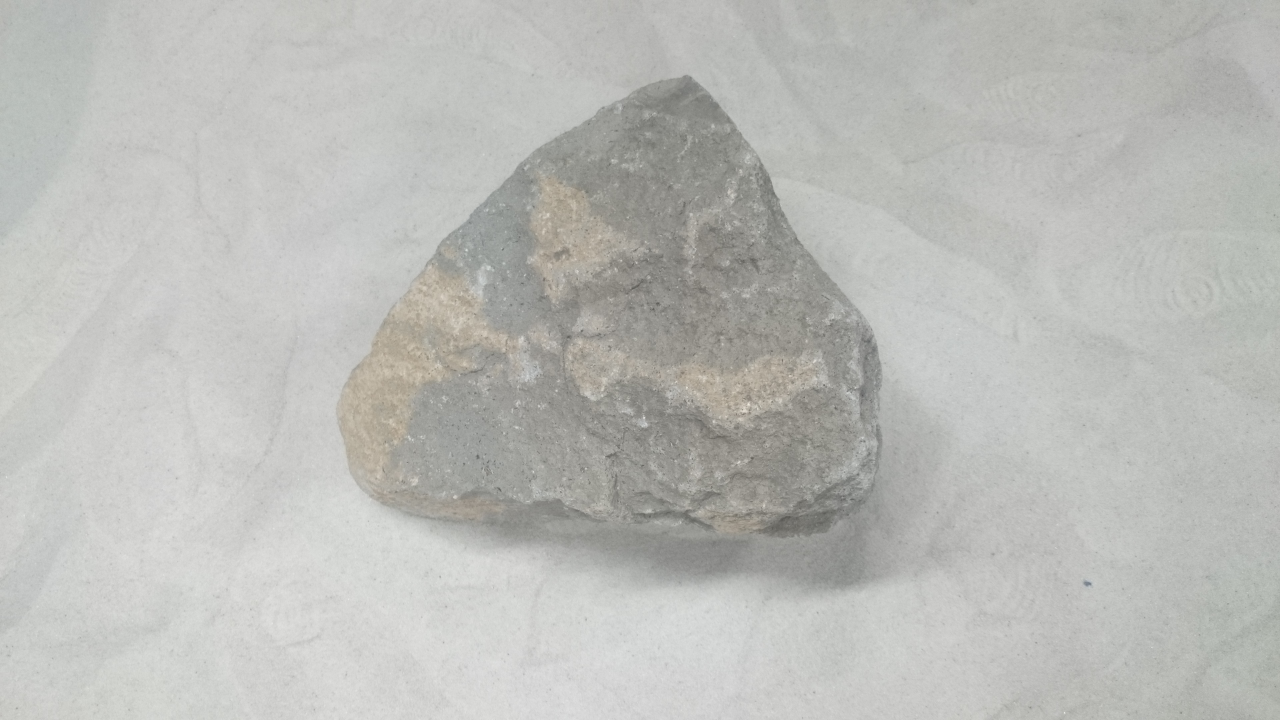
#> input picture image/rock/3.JPG, 3840 x 2160 px, given in place of spiritsol118navcam.jpg, which was not available (shown at 1/3 size)
$ python shadow.py ../../image/rock/3.JPG   (Python 2 division)
#> lines starting #> are read from the running program, lines starting #| are printed output that depends on the picture; after the words box and inside, x2 and y2 are one past the last pixel; in counts of white or black regions, pixels touching at a corner belong together; pictures that were not available may be replaced by others from this repository, and a replacement may not be noted
#> further down, img is the input picture: shape (2160, 3840, 3); mean B, G, R 184.2, 187.7, 187.1
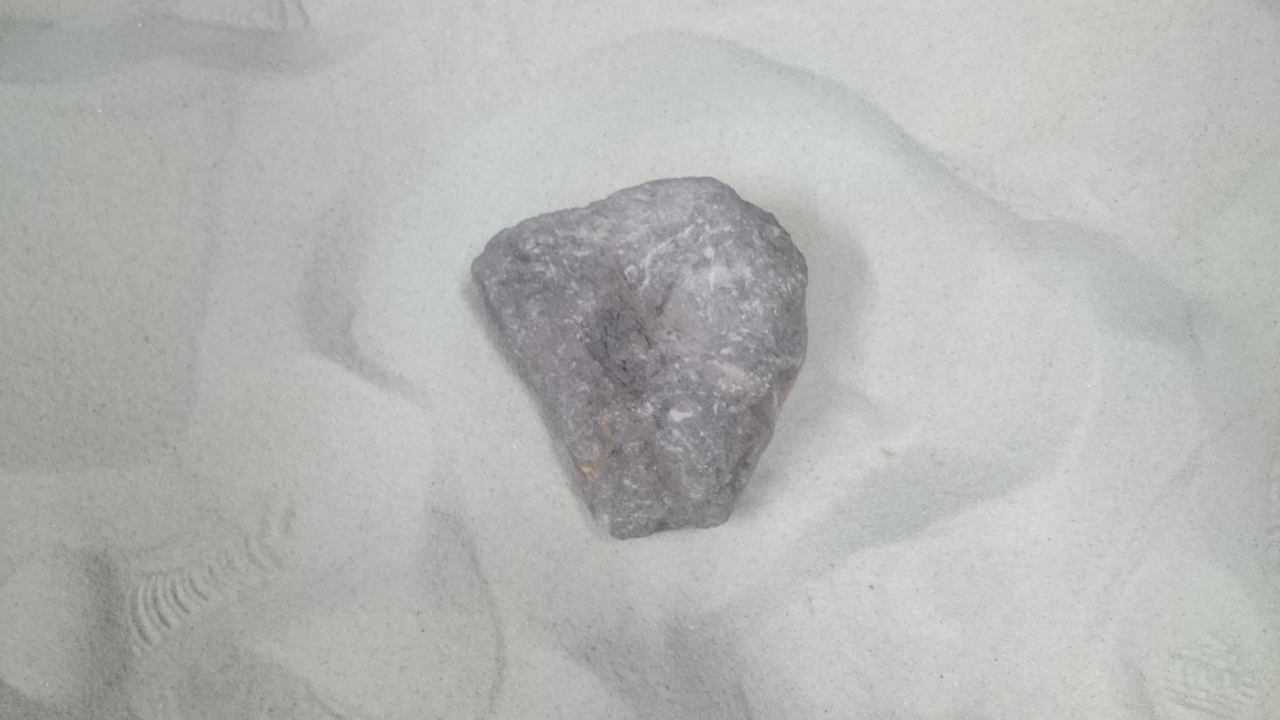
#> input picture image/rock/4.JPG, 3840 x 2160 px, given in place of dog0_screenshot_07.06.2016.png, which was not available (shown at 1/3 size)
#> further down, img2 is the input picture: shape (2160, 3840, 3); mean B, G, R 179.9, 182.4, 181
# -*- coding: utf-8 -*-
'''

Usage: $ python template.py <argv>
'''

import cv2
import numpy as np
import matplotlib.pyplot as plt
import os
import sys

class name():


    def __init__(self):

        self.value = 0

    def module1(self,img):
        '''
            処理の概要
            args :      ->
            dst  :      ->
            param:      ->
        '''


        # adap_img = cv2.adaptiveThreshold(img,100,cv2.ADAPTIVE_THRESH_MEAN_C,cv2.THRESH_BINARY,(9,9))

        g_img = cv2.cvtColor(img,cv2.COLOR_BGR2GRAY)
        cv2.imshow('g_img',g_img)
        adap_img = cv2.adaptiveThreshold(g_img, maxValue=255, adaptiveMethod=cv2.ADAPTIVE_THRESH_MEAN_C, thresholdType=cv2.THRESH_BINARY, blockSize=99, C=30)
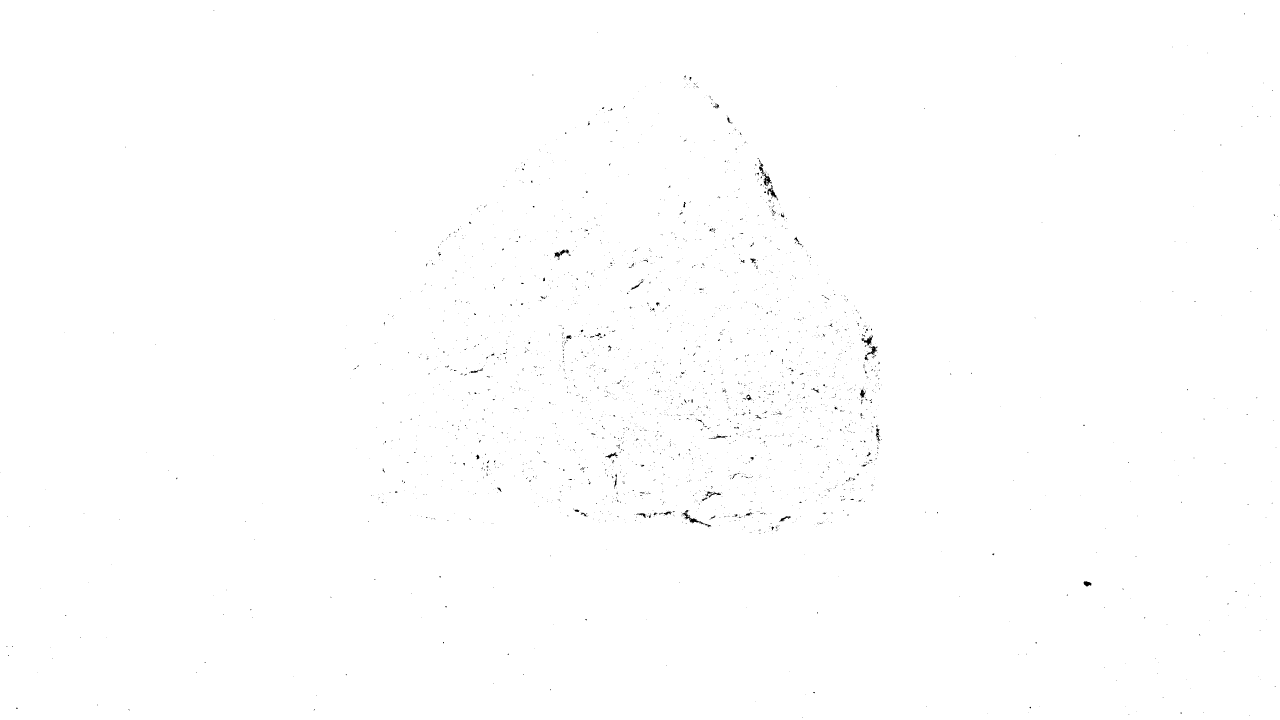
#> adap_img: shape (2160, 3840) (shown at 1/3 size); 99.8% white; black in thin lines or dots
        adap_img = 255 - adap_img
#> adap_img: shape (2160, 3840); 0.23% white in thin lines or dots
        cv2.imshow('adap',adap_img)

        print adap_img.shape
#| (2160, 3840)

        self.display_histgram(img)
        cv2.rectangle(img,(0,0),(511,100),0,-1)


        _,thresh_img = cv2.threshold(img,30,255,1)
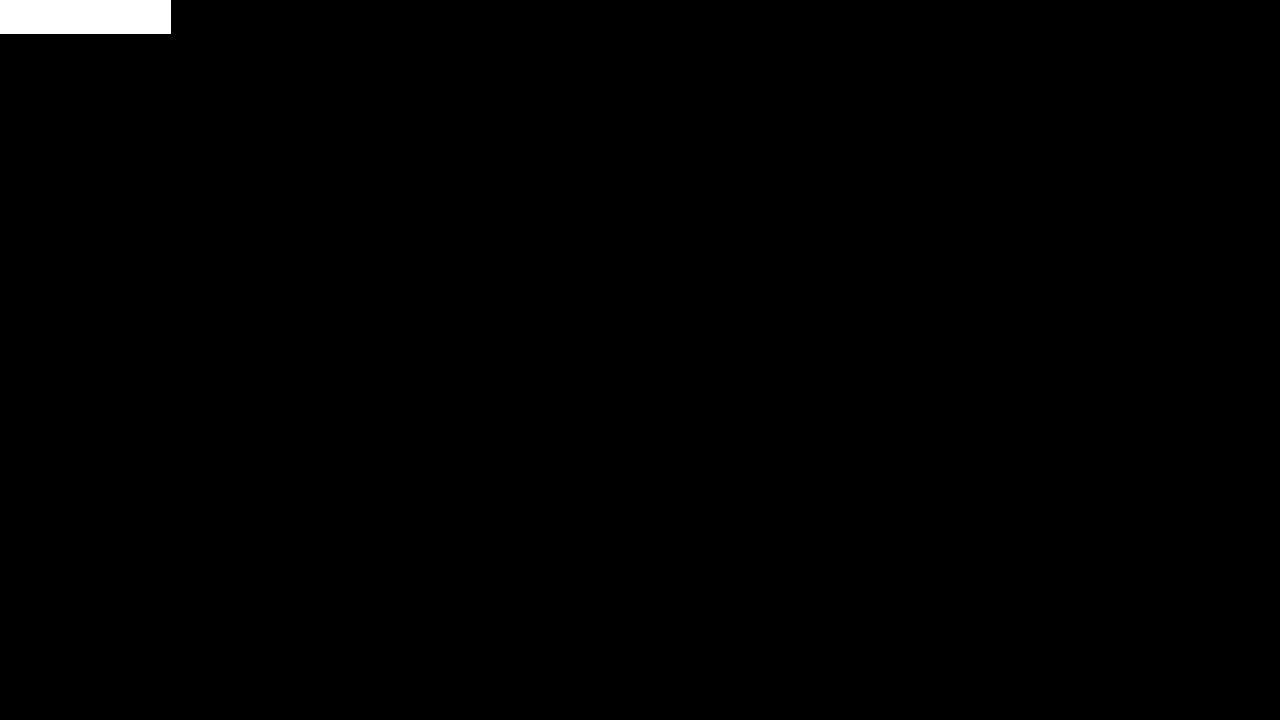
#> thresh_img: shape (2160, 3840, 3) (shown at 1/3 size); 0.62% white; 1 white region, box (x1, y1, x2, y2) and area: (0, 0, 512, 101) 51712
        _,thresh_img2 = cv2.threshold(img,150,255,0)

        shadow = cv2.cvtColor(thresh_img,cv2.COLOR_BGR2GRAY) #非0がそれぞれの領域
        rock = cv2.cvtColor(thresh_img2,cv2.COLOR_BGR2GRAY)


        # result = np.zeros_like(img)
        b,g,r = cv2.split(img)
        # r[rock != 0] = 255
        r[adap_img != 0] = 150
#> r: shape (2160, 3840); min 0, max 248, mean 186
        result = cv2.merge((b,g,r))
        cv2.imshow('result',result)


        # cv2.imshow('img2',thresh_img2)
        self.display_histgram(img)
#> in display_histgram (call 2), `plt.pause(0.01)`:
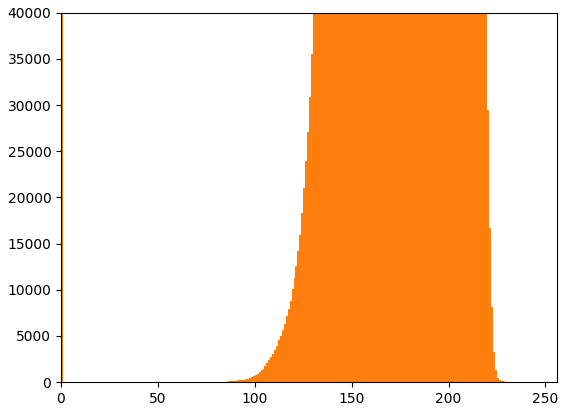
#> figure drawn by matplotlib, 1 panel; tallest bar 686732 high, from x = 199 to 200; tallest bar 684954 high, from x = 199 to 200
        out = adap_img
        return out

    def display_histgram(self,img):
        '''
            処理の概要
            args :      -> 1ch or 3ch
            dst  :      ->
            param:      ->
        '''
        hist=img.ravel()
        plt.hist(hist,256,[0,256])
        plt.xlim([0,256])
        plt.ylim([0,40000])
        plt.pause(0.01)


    def module2(self,img):
        '''
            処理の概要
            args :      ->
            dst  :      ->
            param:      ->
        '''

        out = img
        return out


################################################################################
# メイン
################################################################################
if __name__ == '__main__':

    cls = name()

    img = cv2.imread('../../image/rock/spiritsol118navcam.jpg')
    img2 = cv2.imread('../../image/rock/dog0_screenshot_07.06.2016.png')

    # img = cv2.resize(cv2.imread('../../image/rock/spiritsol118navcam.jpg'),(512,512))

    out = cls.module1(img)

    img2 = cv2.cvtColor(img2,cv2.COLOR_BGR2GRAY)
#> img2: shape (2160, 3840)
    _,img2 = cv2.threshold(img2,20,255,0)
#> img2: shape (2160, 3840); every value is 255

    b,g,r = cv2.split(img)
    r[out != 0] = 200
#> r: shape (2160, 3840); min 0, max 248, mean 186.1
    g[img2 != 0] = 200
#> g: shape (2160, 3840); every value is 200
    b[out != 0] = 0
#> b: shape (2160, 3840); min 0, max 244, mean 182.8

    img2 = cv2.merge((b,g,r))
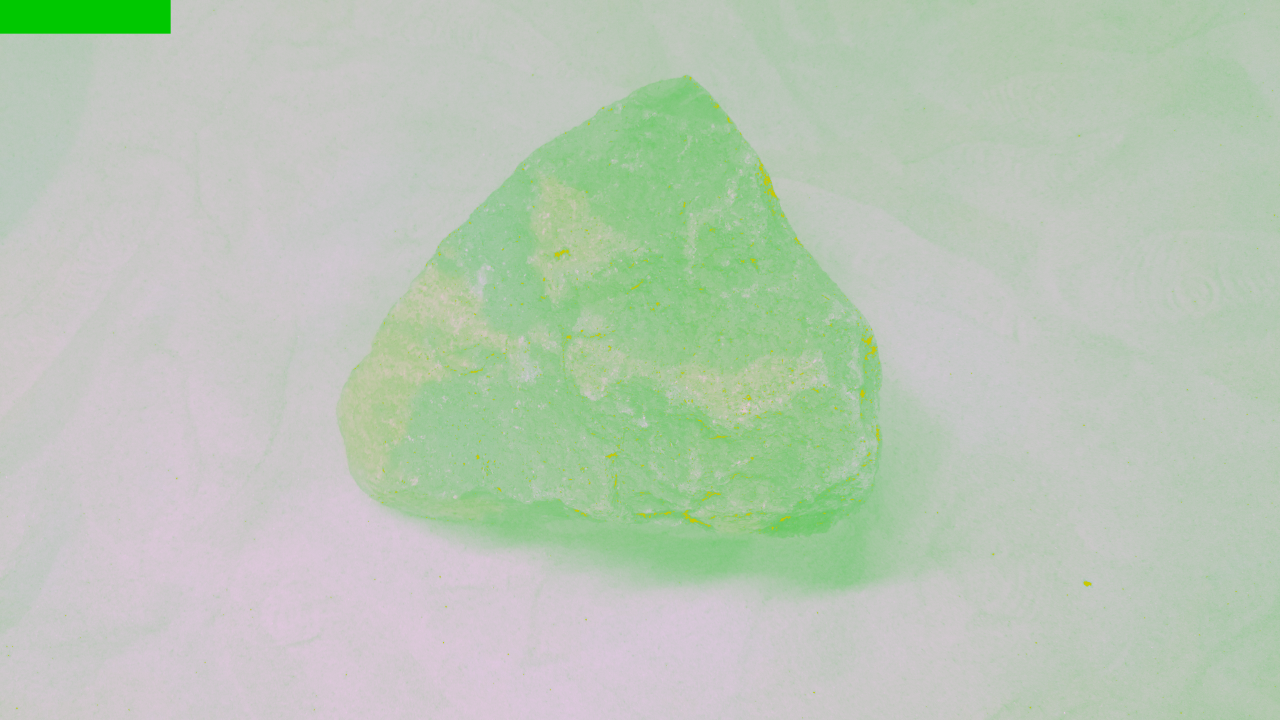
#> img2: shape (2160, 3840, 3) (shown at 1/3 size); mean B, G, R 182.8, 200, 186.1

    cv2.imshow('Input',  img)
    cv2.imshow('Output', img2)
    cv2.waitKey(-1)
